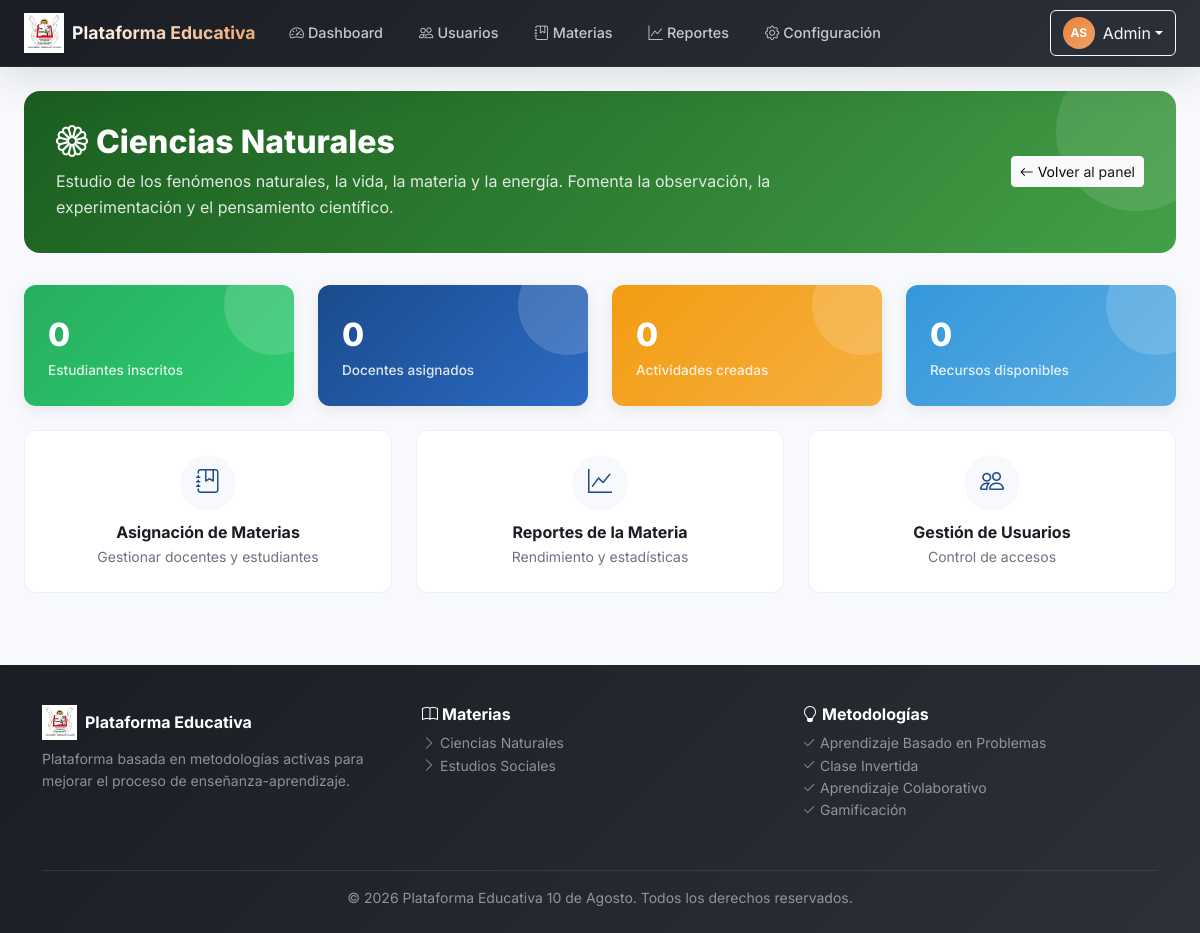
Page /admin/materia.php?id=1 (signed in) on the committed database.
### tables this page shows
CREATE TABLE IF NOT EXISTS materias (
    id INT AUTO_INCREMENT PRIMARY KEY,
    nombre VARCHAR(150) NOT NULL,
    descripcion TEXT,
    imagen VARCHAR(255) DEFAULT NULL,
    estado TINYINT(1) NOT NULL DEFAULT 1,
    fecha_creacion TIMESTAMP DEFAULT CURRENT_TIMESTAMP
);

### includes/auth.php (called while the page is built, shortened)
<?php
function sanitize($data) {
    return htmlspecialchars(trim($data), ENT_QUOTES, 'UTF-8');
}
function getMateriaById($id) {
    $db = getDB();
    $stmt = $db->prepare("SELECT * FROM materias WHERE id = ? AND estado = 1");
    $stmt->execute([intval($id)]);
    return $stmt->fetch();
}
function getMateriaThemeClass($nombre) {
    return stripos($nombre, 'Ciencias') !== false ? 'theme-cn' : 'theme-es';
}
function getMateriaIcon($nombre) {
    return stripos($nombre, 'Ciencias') !== false ? 'bi-flower1' : 'bi-globe-americas';
}

### admin/materia.php (the view, shortened to what this page needs)
<?php
require_once __DIR__ . '/../includes/auth.php';
$db = getDB();
$materiaId = intval($_GET['id'] ?? 0);
$materia = getMateriaById($materiaId);
$theme = getMateriaThemeClass($materia['nombre']);
$totalEstudiantes = $db->prepare("
    SELECT COUNT(DISTINCT u.id)
    FROM usuarios u
    JOIN materia_curso mc ON u.grado = mc.grado AND u.paralelo COLLATE utf8mb4_unicode_ci = mc.paralelo COLLATE utf8mb4_unicode_ci
    WHERE mc.materia_id = ? AND u.rol = 'estudiante' AND u.estado = 1
");
$totalEstudiantes->execute([$materiaId]);
$totalEstudiantes = $totalEstudiantes->fetchColumn();
$totalDocentes = $db->prepare("SELECT COUNT(DISTINCT docente_id) FROM materia_curso WHERE materia_id = ?");
$totalDocentes->execute([$materiaId]);
$totalDocentes = $totalDocentes->fetchColumn();
$totalActividades = $db->prepare("SELECT COUNT(*) FROM actividades WHERE materia_id = ?");
$totalActividades->execute([$materiaId]);
$totalActividades = $totalActividades->fetchColumn();
$totalRecursos = $db->prepare("SELECT COUNT(*) FROM recursos WHERE materia_id = ?");
$totalRecursos->execute([$materiaId]);
$totalRecursos = $totalRecursos->fetchColumn();
include __DIR__ . '/../includes/header.php';
?>
<div class="container-fluid px-4 py-4 <?php echo $theme; ?>">
    <div class="materia-hero">
        <div class="row align-items-center">
            <div class="col-md-8">
                <h2><i class="<?php echo getMateriaIcon($materia['nombre']); ?> me-2"></i><?php echo sanitize($materia['nombre']); ?></h2>
                <p><?php echo sanitize($materia['descripcion']); ?></p>
            </div>
            <div class="col-md-4 text-md-end mt-3 mt-md-0">
                <a href="<?php echo BASE_URL; ?>/admin/index.php" class="btn btn-light btn-sm">
                    <i class="bi bi-arrow-left me-1"></i>Volver al panel
                </a>
            </div>
        </div>
    </div>
    <div class="row g-4 mb-4">
        <div class="col-md-3">
            <div class="stat-card stat-success">
                <div class="stat-number"><?php echo $totalEstudiantes; ?></div>
                <div class="stat-label">Estudiantes inscritos</div>
            </div>
        </div>
        <div class="col-md-3">
            <div class="stat-card stat-primary">
                <div class="stat-number"><?php echo $totalDocentes; ?></div>
                <div class="stat-label">Docentes asignados</div>
            </div>
        </div>
        <div class="col-md-3">
            <div class="stat-card stat-warning">
                <div class="stat-number"><?php echo $totalActividades; ?></div>
                <div class="stat-label">Actividades creadas</div>
            </div>
        </div>
        <div class="col-md-3">
            <div class="stat-card stat-info">
                <div class="stat-number"><?php echo $totalRecursos; ?></div>
                <div class="stat-label">Recursos disponibles</div>
            </div>
        </div>
    </div>
    <div class="row g-4">
        <div class="col-md-4">
            <a href="<?php echo BASE_URL; ?>/admin/asignar_materias.php" class="text-decoration-none">
                <div class="action-btn-card">
                    <div class="action-icon"><i class="bi bi-journal-bookmark"></i></div>
                    <h6>Asignación de Materias</h6>
                    <small>Gestionar docentes y estudiantes</small>
                </div>
            </a>
        </div>
        <div class="col-md-4">
            <a href="<?php echo BASE_URL; ?>/admin/reportes.php" class="text-decoration-none">
                <div class="action-btn-card">
                    <div class="action-icon"><i class="bi bi-graph-up"></i></div>
                    <h6>Reportes de la Materia</h6>
                    <small>Rendimiento y estadísticas</small>
                </div>
            </a>
        </div>
        <div class="col-md-4">
            <a href="<?php echo BASE_URL; ?>/admin/usuarios.php?rol=estudiante" class="text-decoration-none">
                <div class="action-btn-card">
                    <div class="action-icon"><i class="bi bi-people"></i></div>
                    <h6>Gestión de Usuarios</h6>
                    <small>Control de accesos</small>
                </div>
            </a>
        </div>
    </div>
</div>
<?php include __DIR__ . '/../includes/footer.php'; ?>

### assets/css/styles.css (style rules this page uses)
:root { --primary: #1a4b8c; --primary-dark: #0f3260; --primary-light: #2d6bc4; --secondary: #e8833a; --secondary-dark: #c96a25; --secondary-light: #f0a36a; --accent: #27ae60; --accent-light: #2ecc71; --dark: #1a1d23; --dark-light: #2c3038; --gray-100: #f8f9fc; --gray-200: #edf0f5; --gray-300: #d1d5db; --gray-400: #9ca3af; --gray-500: #6b7280; --white: #ffffff; --danger: #e74c3c; --warning: #f39c12; --info: #3498db; --success: #27ae60; --gradient-primary: linear-gradient(135deg, var(--primary) 0%, var(--primary-light) 100%); --gradient-secondary: linear-gradient(135deg, var(--secondary) 0%, var(--secondary-light) 100%); --gradient-dark: linear-gradient(135deg, var(--dark) 0%, var(--dark-light) 100%); --gradient-hero: linear-gradient(135deg, #1a4b8c 0%, #2d6bc4 50%, #e8833a 100%); --shadow-sm: 0 1px 3px rgba(0,0,0,0.08); --shadow: 0 4px 15px rgba(0,0,0,0.08); --shadow-lg: 0 10px 40px rgba(0,0,0,0.12); --shadow-xl: 0 20px 60px rgba(0,0,0,0.15); --radius-sm: 8px; --radius: 12px; --radius-lg: 16px; --radius-xl: 24px; --transition: all 0.3s cubic-bezier(0.4, 0, 0.2, 1); }
* { margin: 0; padding: 0; box-sizing: border-box; }
body { font-family: 'Inter', -apple-system, BlinkMacSystemFont, sans-serif; background-color: var(--gray-100); color: var(--dark); line-height: 1.6; min-height: 100vh; display: flex; flex-direction: column; }
.stat-card { border: none; border-radius: var(--radius); padding: 1.5rem; transition: var(--transition); position: relative; overflow: hidden; box-shadow: var(--shadow); }
.stat-card::before { content: ''; position: absolute; top: -30px; right: -30px; width: 100px; height: 100px; border-radius: 50%; background: rgba(255,255,255,0.15); }
.stat-card .stat-number { font-size: 2rem; font-weight: 800; color: white; }
.stat-card .stat-label { font-size: 0.85rem; color: rgba(255,255,255,0.85); font-weight: 500; }
.stat-primary { background: var(--gradient-primary); }
.stat-success { background: linear-gradient(135deg, var(--accent), var(--accent-light)); }
.stat-info { background: linear-gradient(135deg, var(--info), #5dade2); }
.stat-warning { background: linear-gradient(135deg, var(--warning), #f5b041); }
.action-btn-card { background: white; border-radius: var(--radius); padding: 1.5rem 1rem; text-align: center; border: 1px solid var(--gray-200); transition: var(--transition); height: 100%; display: flex; flex-direction: column; align-items: center; justify-content: center; }
.action-btn-card .action-icon { width: 56px; height: 56px; border-radius: 50%; display: flex; align-items: center; justify-content: center; font-size: 1.5rem; margin-bottom: 0.75rem; background: var(--gray-100); color: var(--primary); transition: var(--transition); }
.action-btn-card h6 { font-weight: 700; color: var(--dark); margin-bottom: 0.25rem; }
.action-btn-card small { color: var(--gray-500); }
.theme-cn .subject-header, .theme-cn .materia-hero { background: linear-gradient(135deg, #1b5e20 0%, #2e7d32 50%, #43a047 100%) !important; }
.materia-hero { padding: 2rem; border-radius: var(--radius-lg); color: white; margin-bottom: 2rem; position: relative; overflow: hidden; }
.materia-hero::after { content: ''; position: absolute; top: -40px; right: -40px; width: 160px; height: 160px; border-radius: 50%; background: rgba(255,255,255,0.1); }
.materia-hero h2 { font-weight: 800; margin-bottom: 0.5rem; }
.materia-hero p { color: rgba(255,255,255,0.85); margin-bottom: 0; }

### rows in the picture
materias: nombre "Ciencias Naturales", descripcion "Estudio de los fenómenos naturales, la vida, la materia y la energía. Fomenta la observación, la experimentación y el pensamiento científico."

### other values in the picture
getInitials() "AS"
$user['nombre'] "Admin"
$totalEstudiantes "0"
$totalDocentes "0"
$totalActividades "0"
$totalRecursos "0"
